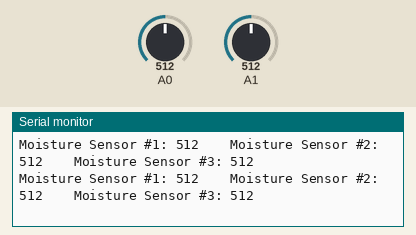
This sketch was run on a simulated Arduino Uno, built with avr-gcc and run on an emulated ATmega328P. Parts: the last lines printed to the serial monitor. The test bench sets the inputs (shaded band); at power-on: A0 = 512, A1 = 512.

Above: at 1.3 s.
1.4 s: A0 set to 716
At 2.0 s:
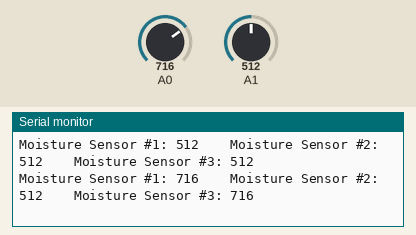
2.9 s: A1 set to 716
At 3.5 s:
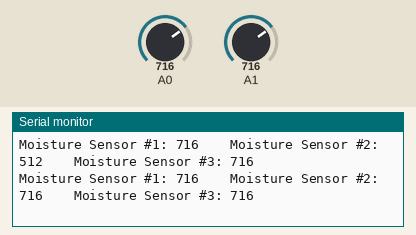
4.4 s: A0 set to 900
At 5.1 s:
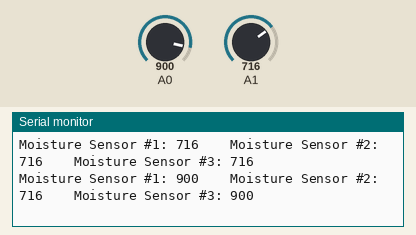
5.9 s: A1 set to 900
At 6.6 s:
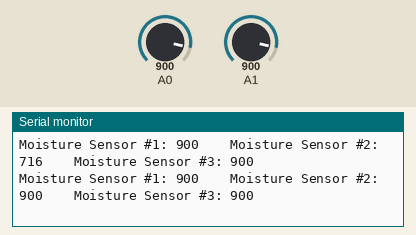
Timing chart, 0 to 8.4 s (numbered marks = the images above; inputs shaded):
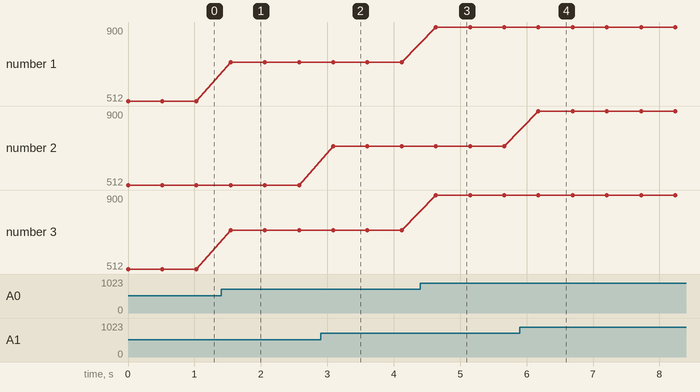

The sketch:

Moisture-Sensor.ino
```cpp
/* How to use the DHT-22 sensor with Arduino uno
   Temperature and humidity sensor
   More info: http://www.ardumotive.com/how-to-use-dht-22-sensor-en.html
   Dev: Michalis Vasilakis // Date: 1/7/2015 // www.ardumotive.com */


//Variables
int val, val2;

void setup() {
  Serial.begin(9600); // open serial port, set the baud rate as 9600 bps
}
void loop() {
  val = analogRead(0); //connect sensor to Analog 0
  val2 = analogRead(1);
  Serial.print("Moisture Sensor #1: ");
  Serial.print(val);
  Serial.print("    Moisture Sensor #2: ");
  Serial.print(val2);
  Serial.print("    Moisture Sensor #3: ");
  Serial.println(val);
  delay(500);
}
```

Measured:
- after the input at 1.4 s, the serial monitor: prints a new line after 0.14 s (image 1)
- after the input at 2.9 s, the serial monitor: prints a new line after 0.19 s (image 2)
- after the input at 4.4 s, the serial monitor: prints a new line after 0.23 s (image 3)
- after the input at 5.9 s, the serial monitor: prints a new line after 0.28 s (image 4)
- plotted number 1: 512 → 716 after the input at 1.4 s, 716 → 900 after the input at 4.4 s
- plotted number 3: 512 → 716 after the input at 1.4 s, 716 → 900 after the input at 4.4 s
